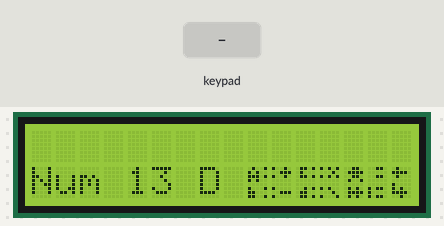
The sketch below on a simulated Arduino Nano, built with avr-gcc and run on an emulated ATmega328P. Parts: 16×2 character LCD. The inputs (shaded band) are chosen by the test bench. What the sketch prints to the serial monitor is not drawn.

Above: at 5.3 s.
5.4 s: keypad keys 2 3 4 5 A pressed 0.4 s apart
At 7.5 s:
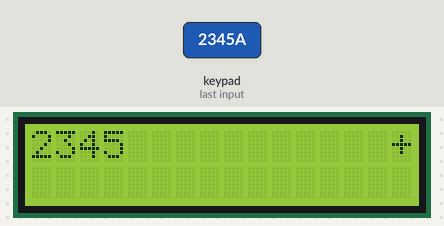
8.9 s: key '1' pressed
At 10.1 s:
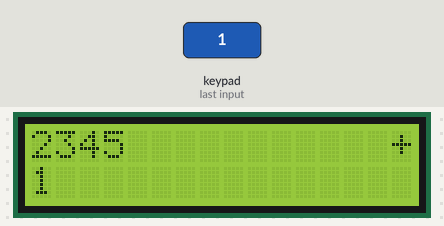
10.4 s: key '2' pressed
At 11.4 s:
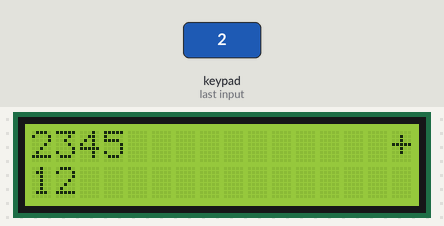
11.9 s: keypad keys 2 3 4 5 pressed 0.4 s apart
At 13.7 s:
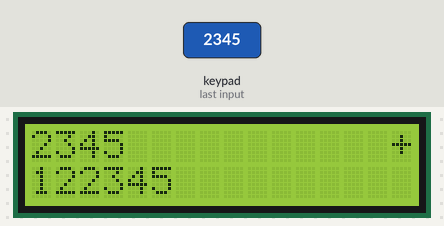
Timing chart, 0 to 15.2 s (numbered marks = the images above; inputs shaded):
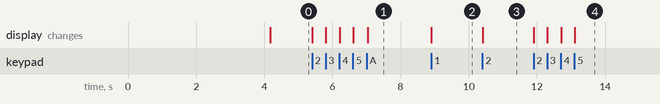

The sketch:

Arducalculadora.ino
```cpp
/*-------------------------------------------------------------------------------
  Practica numero XX - XXXX (Blink)
  Desc: Implementando un Display LCD de 16x2 junto con una interfaz I2C, una
  placa de desarrollo Arduino nano, y un Keypad se desarrollará un sistema
  que funcione con las operaciones básicas de una calculadora, mostrando en
  el LCD una retroalimentación al usuario con los resultados esperados.
---------------------------------------------------------------------------------
  By implementing a 16x2 LCD display along with an I2C interface, an Arduino Nano
  development board, and a keypad, a system will be developed to perform basic
  calculator operations, providing user feedback on the LCD with the expected
  results.

  Atzin Inyan Reyes Gutiérrez.
-------------------------------------------------------------------------------*/

// Seccion 1 - Definicion de variables y objetos --------------------------------

#include <LiquidCrystal_I2C.h>  // Libreria LCD con Interfaz I2C
#include <Keypad.h>             // Libreria Keypad
#include<Wire.h>                // Libreria Manejo I2C

LiquidCrystal_I2C lcd(0x27,16,2); //Iniciacion LCD

// Iniciacion Teclado

const byte FILAS = 4;
const byte COLUMNAS = 4;
char keys [FILAS][COLUMNAS] = {
  {'1', '2', '3', 'A'},
  {'4', '5', '6', 'B'},
  {'7', '8', '9', 'C'},
  {'*', '0', '#', 'D'}
};

byte pinFilas [FILAS] = {2, 3, 4, 5};
byte pinColumnas [COLUMNAS] = {6, 7, 8, 9};

Keypad tec = Keypad(makeKeymap (keys), pinFilas, pinColumnas, FILAS, COLUMNAS);

// Definicion Pixel Arts

//Instrucciones

byte letra1[8] = { B01001, B10100, B11101, B10100, B00000, B10001, B11000, B11001 };
byte letra2[8] = { B10010, B00111, B10010, B00000, B00000, B10000, B00111, B10000 };
byte letra3[8] = { B01101, B01000, B01101, B00000, B00000, B00101, B01100, B01101 };
byte letra4[8] = { B10101, B00010, B10101, B00000, B00000, B10100, B00010, B10001 };
byte letra5[8] = { B00110, B01111, B00110, B01001, B00000, B01010, B01111, B01010 };
byte letra6[8] = { B00110, B00000, B00110, B00000, B00000, B10110, B10000, B10110 };
byte letra7[8] = { B01000, B11110, B01000, B00000, B10000, B10100, B11110, B00100 };

// Cuadrado negro

byte letra8[8] = { B11111, B11111, B11111, B11111, B11111, B11111, B11111, B11111 };

// Variables

int Curs[] = {0, 0};
int bandera = 0, segren = 0, caracteres = 0;

//-------------------------------------------------------------------------------

// Seccion 2 - Configuracion del arduino ----------------------------------------

// setup

void setup() {
  // Inicialización serial
  Serial.begin(9600);

  // Iniciacion del LCD
  lcd.init();
  lcd.backlight();
  lcd.clear();

  // Cuadrado Negro

  lcd.createChar(8, letra8);

  //Mensaje de bienvenida

  lcd.setCursor(0,0);
  lcd.print("ArduCalculadora");
  lcd.setCursor(0,1);
  for (int i = 1; i < 5; i++){
    lcd.write(8);
  }
  lcd.print("  3000");
  lcd.setCursor(12,1);
  for (int i = 1; i < 5; i++){
    lcd.write(8);
  }
  delay(4000);
  lcd.clear();
}

//-------------------------------------------------------------------------------

// Seccion 3 - Loob Infinito ----------------------------------------------------

void loop() {
  // Definbición de variables
  char lec, pasolec, blac;
  int operador;
  double Valor1, Valor2, Valorres;
  String numero;

  if (bandera < 2){
    pasolec = lec;
    blac = lec;

    operador = 0;

    Valor1 = 0;
    Valor2 = 0;
    Valorres = 0;

    bandera++;

    Serial.println(caracteres);
    Serial.println(" ");
  }

  // Lectura de un valor

  lec = tec.getKey();

  // impresion de caracter leeido

  if (lec != blac){
    switch (lec){
      case 'A':
        if (Curs[1] == 0) operador = 1;
        break;
      case 'B':
        if (Curs[1] == 0) operador = 2;
        break;
      case 'C':
        if (Curs[1] == 0) operador = 3;
        break;
      case 'D':
        if (Curs[1] == 0) operador = 4;
        break;
      case '*':
        borrar();
        break;
      case '#':
        break;
      default:
        if (caracteres <= 13 && Curs[0] >= 0){
          lcd.setCursor(Curs[0], Curs[1]);
          lcd.print(lec);
          caracteres++;
          Serial.println(caracteres);
          Serial.println(" ");
        }
        break;
    }
  }

  // Saber si la lectura cambio

  if (lec != pasolec && lec != blac && lec != '*'){
    pasolec = lec;

    // Evitar que cacarcteres especiales hagan algo
    switch (lec){
      case 'A':
        break;
      case 'B':
        break;
      case 'C':
        break;
      case 'D':
        break;
      case '*':
        break;
      case '#':
        break;
      default:
        if (caracteres <= 13) Curs[0]++;
        break;
    }
  }

  // Segundo rrenglon

  if (segren == 0){
    renglon();
    segren = 1;
  }

  // paso al Segundo rrenglon

  if (operador > 0 && Curs[1] == 0){
    lcd.setCursor (15, 0);
    switch(operador){
      case 1:
        lcd.print("+");
        break;
      case 2:
        lcd.print("-");
        break;
      case 3:
        lcd.print("*");
        break;
      case 4:
        lcd.print("/");
        break;
    }

    // Limpieza segundo rrenglon

    for (int i = 0; i < 16; i++){
      lcd.setCursor(i ,1);
      lcd.print(" ");
    }

    // Matriz para segundo rrenglon

    Curs[0] = 0;
    Curs[1] = 1;
    operador = 0;
  }
}

//-------------------------------------------------------------------------------

// Seccion 4 - Funciones --------------------------------------------------------

// Borrado

void borrar(){
  if(Curs[0] >= 1){
    Curs[0]--;
    lcd.setCursor(Curs[0], Curs[1]);
    lcd.print(" ");
    caracteres--;
  }
}

// Cuadrado negro

void cuadradoneg (int a, int b){
  lcd.createChar(8, letra8);

  lcd.setCursor(a, b);
  lcd.write(8);
}

// Definicion Renglos inferior

void renglon(){
  // Regla cantidad de digitos.
  lcd.setCursor(0, 1);
  lcd.print("Num 13 D");

  // Definicion Caracteres especiales
  lcd.createChar(1, letra1);
  lcd.createChar(2, letra2);
  lcd.createChar(3, letra3);
  lcd.createChar(4, letra4);
  lcd.createChar(5, letra5);
  lcd.createChar(6, letra6);
  lcd.createChar(7, letra7);

  lcd.setCursor(9,1);
  lcd.write(1);
  lcd.write(2);
  lcd.write(3);
  lcd.write(4);
  lcd.write(5);
  lcd.write(6);
  lcd.write(7);
}

//-------------------------------------------------------------------------------
```

Measured:
- after the input at 5.4 s, the display: first changes at once (image 1 shows a later state)
- after the input at 8.9 s, the display: changes at once (image 2)
- after the input at 10.4 s, the display: changes at once (image 3)
- after the input at 11.9 s, the display: first changes at once (image 4 shows a later state)
